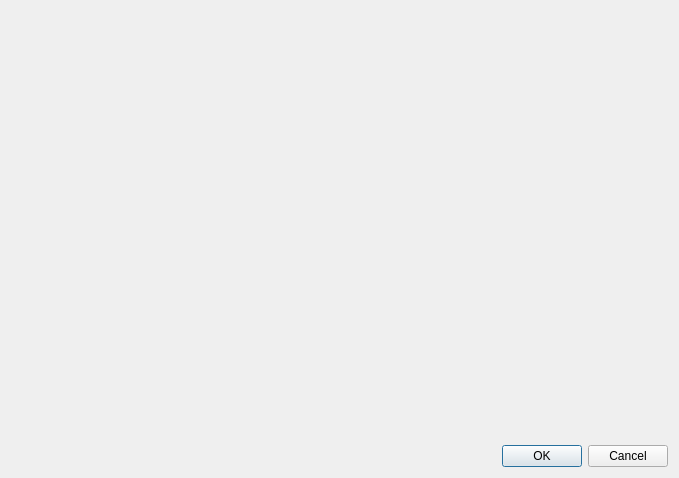
<?xml version="1.0" encoding="UTF-8"?>
<ui version="4.0">
 <class>VerDialog</class>
 <widget class="QDialog" name="VerDialog">
  <property name="geometry">
   <rect>
    <x>0</x>
    <y>0</y>
    <width>679</width>
    <height>478</height>
   </rect>
  </property>
  <property name="windowTitle">
   <string>Dialog</string>
  </property>
  <layout class="QVBoxLayout" name="verticalLayout">
   <item>
    <widget class="BaseVerWidget" name="verWidget" native="true"/>
   </item>
   <item>
    <widget class="QDialogButtonBox" name="buttonBox">
     <property name="orientation">
      <enum>Qt::Horizontal</enum>
     </property>
     <property name="standardButtons">
      <set>QDialogButtonBox::Cancel|QDialogButtonBox::Ok</set>
     </property>
    </widget>
   </item>
  </layout>
 </widget>
 <customwidgets>
  <customwidget>
   <class>BaseVerWidget</class>
   <extends>QWidget</extends>
   <header>BaseWidgets.h</header>
   <container>1</container>
  </customwidget>
 </customwidgets>
 <resources/>
 <connections>
  <connection>
   <sender>buttonBox</sender>
   <signal>accepted()</signal>
   <receiver>VerDialog</receiver>
   <slot>accept()</slot>
   <hints>
    <hint type="sourcelabel">
     <x>248</x>
     <y>254</y>
    </hint>
    <hint type="destinationlabel">
     <x>157</x>
     <y>274</y>
    </hint>
   </hints>
  </connection>
  <connection>
   <sender>buttonBox</sender>
   <signal>rejected()</signal>
   <receiver>VerDialog</receiver>
   <slot>reject()</slot>
   <hints>
    <hint type="sourcelabel">
     <x>316</x>
     <y>260</y>
    </hint>
    <hint type="destinationlabel">
     <x>286</x>
     <y>274</y>
    </hint>
   </hints>
  </connection>
 </connections>
</ui>
